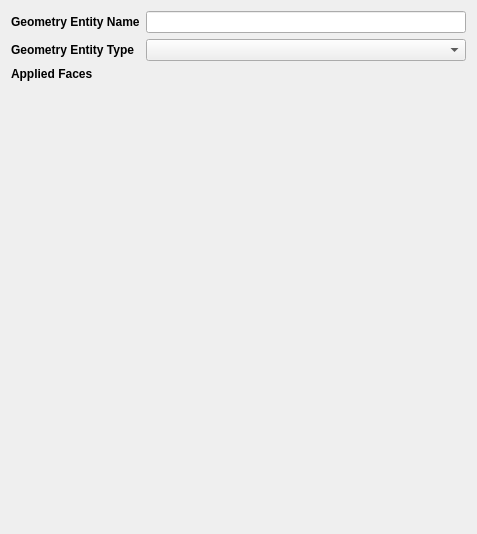
<?xml version="1.0" encoding="UTF-8"?>
<ui version="4.0">
 <class>CGEDialog</class>
 <widget class="QWidget" name="CGEDialog">
  <property name="geometry">
   <rect>
    <x>0</x>
    <y>0</y>
    <width>477</width>
    <height>534</height>
   </rect>
  </property>
  <property name="windowTitle">
   <string>Form</string>
  </property>
  <layout class="QGridLayout" name="gridLayout_2">
   <item row="2" column="0">
    <widget class="QLabel" name="label_2">
     <property name="font">
      <font>
       <weight>75</weight>
       <bold>true</bold>
      </font>
     </property>
     <property name="text">
      <string>Applied Faces</string>
     </property>
    </widget>
   </item>
   <item row="3" column="0" colspan="2">
    <widget class="QWidget" name="m_pFaceSelectWidget" native="true">
     <property name="sizePolicy">
      <sizepolicy hsizetype="Preferred" vsizetype="Expanding">
       <horstretch>0</horstretch>
       <verstretch>0</verstretch>
      </sizepolicy>
     </property>
     <property name="minimumSize">
      <size>
       <width>0</width>
       <height>50</height>
      </size>
     </property>
     <layout class="QGridLayout" name="gridLayout_3"/>
    </widget>
   </item>
   <item row="1" column="0">
    <widget class="QLabel" name="label">
     <property name="font">
      <font>
       <weight>75</weight>
       <bold>true</bold>
      </font>
     </property>
     <property name="text">
      <string>Geometry Entity Type</string>
     </property>
    </widget>
   </item>
   <item row="1" column="1">
    <widget class="QComboBox" name="m_pGETypeCB"/>
   </item>
   <item row="0" column="0">
    <widget class="QLabel" name="label_3">
     <property name="font">
      <font>
       <weight>75</weight>
       <bold>true</bold>
      </font>
     </property>
     <property name="text">
      <string>Geometry Entity Name</string>
     </property>
    </widget>
   </item>
   <item row="0" column="1">
    <widget class="QLineEdit" name="m_pGENameE"/>
   </item>
  </layout>
 </widget>
 <resources/>
 <connections/>
</ui>
